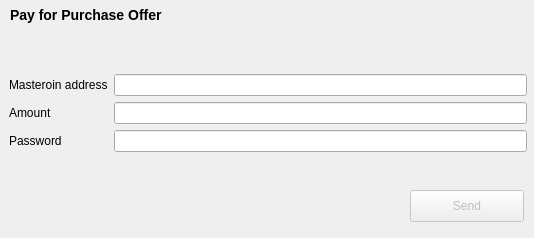
<?xml version="1.0" encoding="UTF-8"?>
<ui version="4.0">
 <class>BitcoinOffer</class>
 <widget class="QDialog" name="BitcoinOffer">
  <property name="geometry">
   <rect>
    <x>0</x>
    <y>0</y>
    <width>534</width>
    <height>238</height>
   </rect>
  </property>
  <property name="windowTitle">
   <string>New Purchase Offer</string>
  </property>
  <widget class="QWidget" name="verticalLayoutWidget">
   <property name="geometry">
    <rect>
     <x>9</x>
     <y>39</y>
     <width>518</width>
     <height>148</height>
    </rect>
   </property>
   <layout class="QVBoxLayout" name="verticalLayout">
    <item>
     <layout class="QGridLayout" name="gridLayout">
      <item row="2" column="1">
       <widget class="QLineEdit" name="passwordInput">
        <property name="echoMode">
         <enum>QLineEdit::Password</enum>
        </property>
       </widget>
      </item>
      <item row="0" column="1">
       <widget class="QLineEdit" name="addressInput">
        <property name="minimumSize">
         <size>
          <width>300</width>
          <height>0</height>
         </size>
        </property>
        <property name="placeholderText">
         <string/>
        </property>
       </widget>
      </item>
      <item row="0" column="0">
       <widget class="QLabel" name="label_2">
        <property name="text">
         <string>Masteroin address</string>
        </property>
       </widget>
      </item>
      <item row="1" column="0">
       <widget class="QLabel" name="label_3">
        <property name="text">
         <string>Amount</string>
        </property>
       </widget>
      </item>
      <item row="2" column="0">
       <widget class="QLabel" name="label_5">
        <property name="text">
         <string>Password</string>
        </property>
       </widget>
      </item>
      <item row="1" column="1">
       <widget class="QLineEdit" name="amountInput">
        <property name="placeholderText">
         <string/>
        </property>
       </widget>
      </item>
     </layout>
    </item>
   </layout>
  </widget>
  <widget class="QLabel" name="label">
   <property name="geometry">
    <rect>
     <x>10</x>
     <y>0</y>
     <width>231</width>
     <height>31</height>
    </rect>
   </property>
   <property name="text">
    <string>&lt;h3&gt;Pay for Purchase Offer&lt;/h3&gt;</string>
   </property>
  </widget>
  <widget class="QPushButton" name="submit_button">
   <property name="enabled">
    <bool>false</bool>
   </property>
   <property name="geometry">
    <rect>
     <x>410</x>
     <y>190</y>
     <width>114</width>
     <height>32</height>
    </rect>
   </property>
   <property name="text">
    <string>Send</string>
   </property>
   <property name="autoDefault">
    <bool>false</bool>
   </property>
  </widget>
 </widget>
 <tabstops>
  <tabstop>addressInput</tabstop>
  <tabstop>amountInput</tabstop>
  <tabstop>passwordInput</tabstop>
  <tabstop>submit_button</tabstop>
 </tabstops>
 <resources/>
 <connections/>
</ui>
